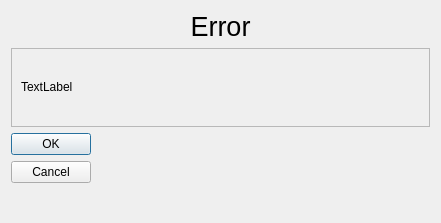
<?xml version="1.0" encoding="UTF-8"?>
<ui version="4.0">
 <class>Dialog</class>
 <widget class="QDialog" name="Dialog">
  <property name="geometry">
   <rect>
    <x>0</x>
    <y>0</y>
    <width>441</width>
    <height>223</height>
   </rect>
  </property>
  <property name="windowTitle">
   <string>Dialog</string>
  </property>
  <layout class="QVBoxLayout" name="verticalLayout">
   <item>
    <widget class="QLabel" name="label">
     <property name="font">
      <font>
       <pointsize>20</pointsize>
      </font>
     </property>
     <property name="text">
      <string>Error</string>
     </property>
     <property name="alignment">
      <set>Qt::AlignCenter</set>
     </property>
    </widget>
   </item>
   <item>
    <widget class="QScrollArea" name="scrollArea">
     <property name="widgetResizable">
      <bool>true</bool>
     </property>
     <widget class="QWidget" name="scrollAreaWidgetContents">
      <property name="geometry">
       <rect>
        <x>0</x>
        <y>0</y>
        <width>425</width>
        <height>83</height>
       </rect>
      </property>
      <layout class="QHBoxLayout" name="horizontalLayout">
       <item>
        <widget class="QLabel" name="error_info">
         <property name="text">
          <string>TextLabel</string>
         </property>
         <property name="textInteractionFlags">
          <set>Qt::TextSelectableByKeyboard|Qt::TextSelectableByMouse</set>
         </property>
        </widget>
       </item>
      </layout>
     </widget>
    </widget>
   </item>
   <item>
    <widget class="QDialogButtonBox" name="buttonBox">
     <property name="orientation">
      <enum>Qt::Vertical</enum>
     </property>
     <property name="standardButtons">
      <set>QDialogButtonBox::Cancel|QDialogButtonBox::Ok</set>
     </property>
    </widget>
   </item>
  </layout>
 </widget>
 <resources/>
 <connections>
  <connection>
   <sender>buttonBox</sender>
   <signal>rejected()</signal>
   <receiver>Dialog</receiver>
   <slot>reject()</slot>
   <hints>
    <hint type="sourcelabel">
     <x>316</x>
     <y>260</y>
    </hint>
    <hint type="destinationlabel">
     <x>286</x>
     <y>274</y>
    </hint>
   </hints>
  </connection>
  <connection>
   <sender>buttonBox</sender>
   <signal>accepted()</signal>
   <receiver>Dialog</receiver>
   <slot>accept()</slot>
   <hints>
    <hint type="sourcelabel">
     <x>248</x>
     <y>254</y>
    </hint>
    <hint type="destinationlabel">
     <x>157</x>
     <y>274</y>
    </hint>
   </hints>
  </connection>
 </connections>
</ui>
